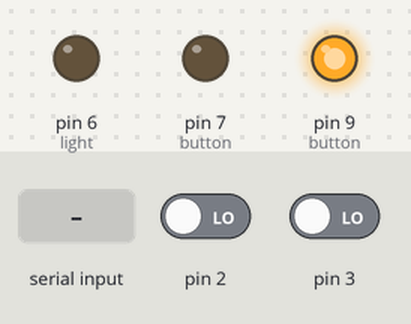
Bench run of a sketch on a simulated Arduino Uno, built for the host (arithmetic inside an expression is 32-bit, double 64-bit). On the bench: output pins drawn as LEDs (lit = HIGH). Inputs (shaded band) come from the test bench; at power-on: pin 2 LOW, pin 3 LOW.

Above: at 1.2 s.
1.3 s: "1" received over the second serial link
At 2.6 s:
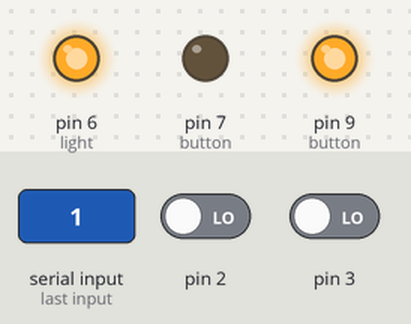
Timing chart, 0 to 4.3 s (numbered marks = the images above; inputs shaded):
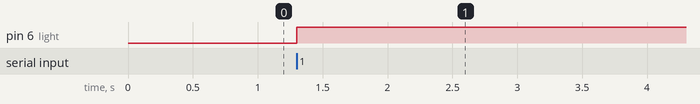

Measured:
- after the input at 1.3 s, pin 6 (light): LOW → HIGH at once

The sketch:

prealarm.ino
```cpp
#define DELTA 9000      // us
#define EXTRA 900000    // ms


#include <SoftwareSerial.h>
SoftwareSerial BTSerial(4, 5);

volatile uint64_t crossing = 0;
uint64_t delta = -1;

uint64_t timestamp = 0;
volatile uint64_t step = 0;
volatile bool state = 0;


void setup() {
    BTSerial.begin(9600);

    DDRD |= (1 << 6);   // light dimmer
    DDRD |= (1 << 7);   // button GND
    DDRB |= (1 << 1);   // button OUT
    PORTB |= (1 << 1);  // button VCC

    attachInterrupt(0, trigger, RISING);
    attachInterrupt(1,   abort, RISING);
}

void loop() {
    cli();
    if (micros() - crossing >= delta) PORTD |= (1 << 6);
    sei();

    if (millis() - timestamp >= step) {
        timestamp = millis();
        if (state) {
            if (!--delta) {
                step = EXTRA;
                state = 0;
            }
        }
        else {
            while (!BTSerial.available());
            BTSerial.write(step = BTSerial.read());
            delta = DELTA;
            state = 1;
        }
    }
}

void trigger() {
    PORTD &= ~(1 << 6);
    crossing = micros();
}

void abort() {
    state = step = 0;
}
```
